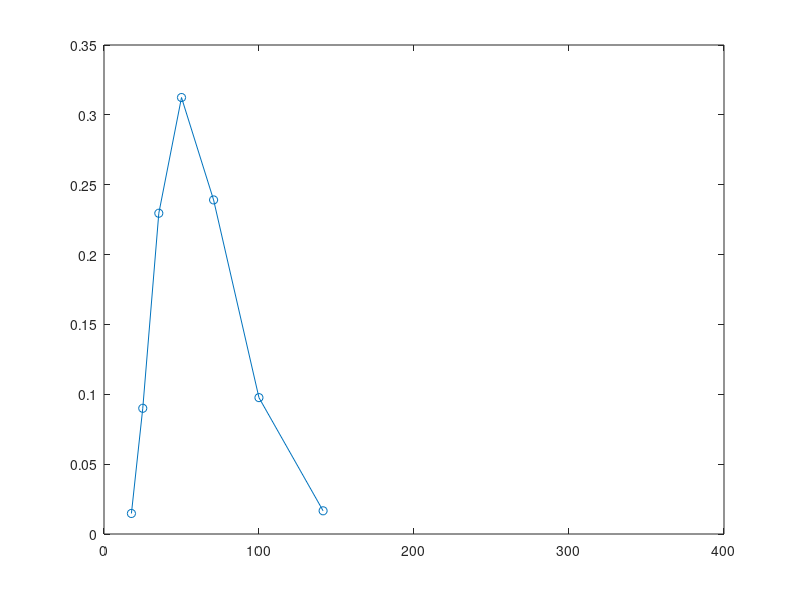

The MATLAB source for this figure:
clear;
T=2;
S0=50;
sigma = 0.3;
k = 52;
T = 2;
r = 0.05;
NT = 6;
dt = T/NT;
u = exp(sigma*sqrt(dt));
d = 1/u;
a = exp(r*dt);
p = (a-d)/(u-d);
ST = zeros(NT+1, 1);
Prob = zeros(NT+1, 1);
for j = 0:NT
    ST(j+1) = S0*(u^j)*(d^(NT-j));
    Prob(j+1) = nchoosek(NT,j)*(p^j)*((1-p)^(NT-j));
end
plot(ST,Prob,'-o');
xlim([0 400]);